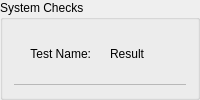
           <widget class="QGroupBox" name="groupBox_checks">
            <property name="sizePolicy">
             <sizepolicy hsizetype="Expanding" vsizetype="Preferred">
              <horstretch>0</horstretch>
              <verstretch>0</verstretch>
             </sizepolicy>
            </property>
            <property name="title">
             <string>System Checks</string>
            </property>
            <layout class="QGridLayout" name="gridLayout_3">
             <item row="0" column="1">
              <widget class="QLabel" name="label_check_helper2">
               <property name="text">
                <string/>
               </property>
               <property name="pixmap">
                <pixmap resource="../resources.qrc">:/16x16/dialog-information.png</pixmap>
               </property>
               <property name="alignment">
                <set>Qt::AlignCenter</set>
               </property>
              </widget>
             </item>
             <item row="0" column="2">
              <widget class="QLabel" name="label_check_helper3">
               <property name="sizePolicy">
                <sizepolicy hsizetype="Expanding" vsizetype="Preferred">
                 <horstretch>0</horstretch>
                 <verstretch>0</verstretch>
                </sizepolicy>
               </property>
               <property name="text">
                <string>Result</string>
               </property>
              </widget>
             </item>
             <item row="0" column="0">
              <widget class="QLabel" name="label_check_helper1">
               <property name="sizePolicy">
                <sizepolicy hsizetype="Expanding" vsizetype="Preferred">
                 <horstretch>0</horstretch>
                 <verstretch>0</verstretch>
                </sizepolicy>
               </property>
               <property name="text">
                <string>Test Name:</string>
               </property>
               <property name="alignment">
                <set>Qt::AlignRight|Qt::AlignTrailing|Qt::AlignVCenter</set>
               </property>
              </widget>
             </item>
             <item row="1" column="0" colspan="3">
              <widget class="Line" name="line_4">
               <property name="lineWidth">
                <number>0</number>
               </property>
               <property name="midLineWidth">
                <number>1</number>
               </property>
               <property name="orientation">
                <enum>Qt::Horizontal</enum>
               </property>
              </widget>
             </item>
            </layout>
           </widget>
